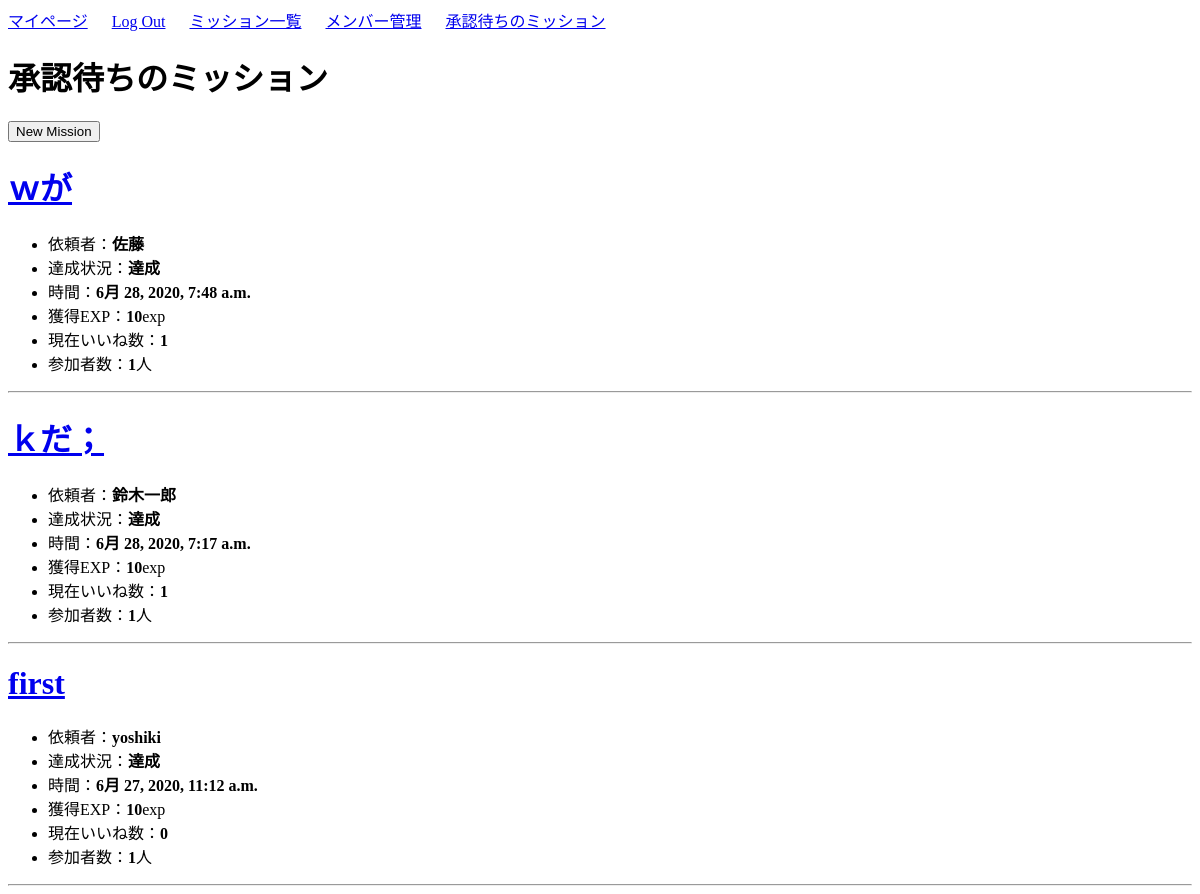
Page /mission/mission_approval/ (signed in) on the committed database.
### mission/models.py (models this page shows, shortened)
class Mission(models.Model):
    author = models.ForeignKey(User, on_delete=models.CASCADE)
    title = models.CharField(max_length=100)
    content = models.TextField()
    date_posted = models.DateTimeField(default=timezone.now)
    mission_flg = models.IntegerField(choices=EXAMPLE_FLG, default=0)    # 達成状況(0:実践中 / 1:達成)
    cost_exp = models.IntegerField(default=3)                            # 作成時に消費されるポイント(使えていない)
    success_exp = models.IntegerField(default=10)                        # クリア報酬ポイント
    good_count = models.IntegerField(default=0)                          # いいね数
    participants = models.IntegerField(default=0)                        # 参加者数
    participants_list_text = models.CharField(max_length=200, default='')# 参加者リスト(文字列で保存)
    participants_list = models.ManyToManyField(Profile)                  # 参加者リスト(他対他)
    approval = models.IntegerField(choices=EXAMPLE_APPROVAL, default=0)  # 承認状況

### mission/views.py (the view)
# urls.py: path('mission/mission_approval/',views.MissionWaitingListView.as_view(),name='mission-waiting'),
class MissionWaitingListView(ListView):
    model = Mission
    template_name = 'mission/mission_waiting.html'
    context_object_name = 'missions'
    ordering = ['-date_posted']
    def get_context_data(self, **kwargs):
        context = super(MissionWaitingListView, self).get_context_data(**kwargs)
        profile = Profile.objects.get(user=self.request.user)
        context["profile"] = profile
        return context

### mission/templates/mission/mission_waiting.html
{% extends 'mission/base.html' %}
{% block body %}
<h1>承認待ちのミッション</h1>
<div>
    <form action="{% url 'mission-create' %}">
        <button type="submit">New Mission</button>
    </form>
    {% for mission in missions %}
        {% if mission.get_approval_display == '承認待ち' %}
            <h1><a href="{% url 'mission-detail' mission.id %}">{{ mission.title }}</a></h1>
            <ul>
                <li>依頼者：<b>{{ mission.author }}</b></li>
                <li>達成状況：<b>{{ mission.get_mission_flg_display }}</b></li>
                <li>時間：<b>{{ mission.date_posted }}</b></li>
                <li>獲得EXP：<b>{{ mission.success_exp }}</b>exp</li>
                <li>現在いいね数：<b>{{ mission.good_count }}</b></li>
                <li>参加者数：<b>{{ mission.participants }}</b>人</li>
            </ul>
            <hr>
        {% endif %}
    {% endfor %}
</div>
{% endblock body %}

### rows in the picture
Mission: title "ｗが", author "佐藤", mission_flg "達成", date_posted "6月 28, 2020, 7:48 a.m.", success_exp "10", good_count "1", participants "1"
Mission: title "ｋだ；", author "鈴木一郎", mission_flg "達成", date_posted "6月 28, 2020, 7:17 a.m.", success_exp "10", good_count "1", participants "1"
Mission: title "first", author "yoshiki", mission_flg "達成", date_posted "6月 27, 2020, 11:12 a.m.", success_exp "10", good_count "0", participants "1"
